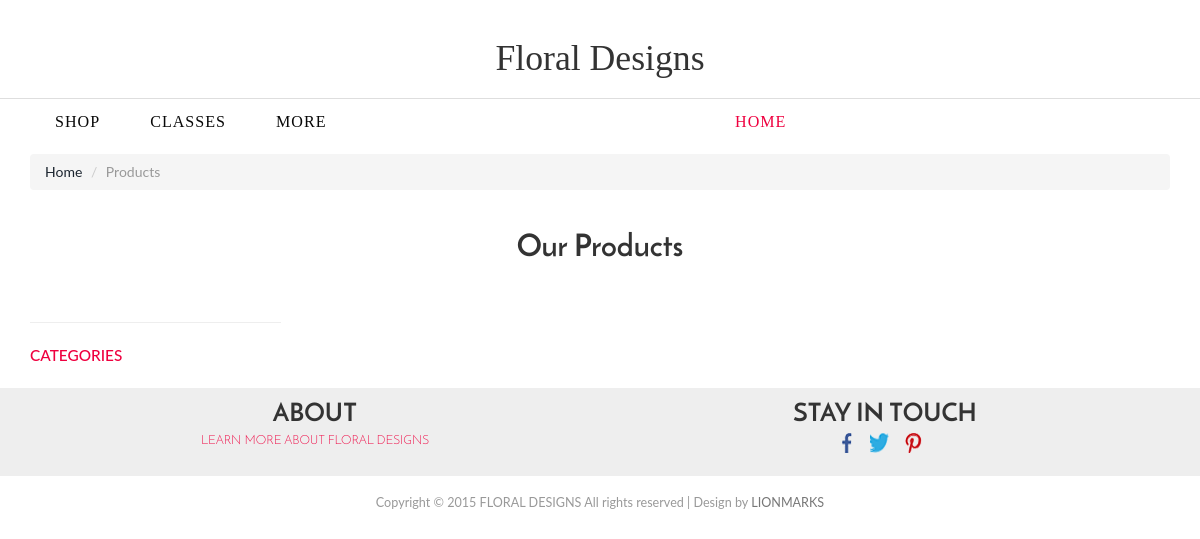
Before: /product.php with the older database file.
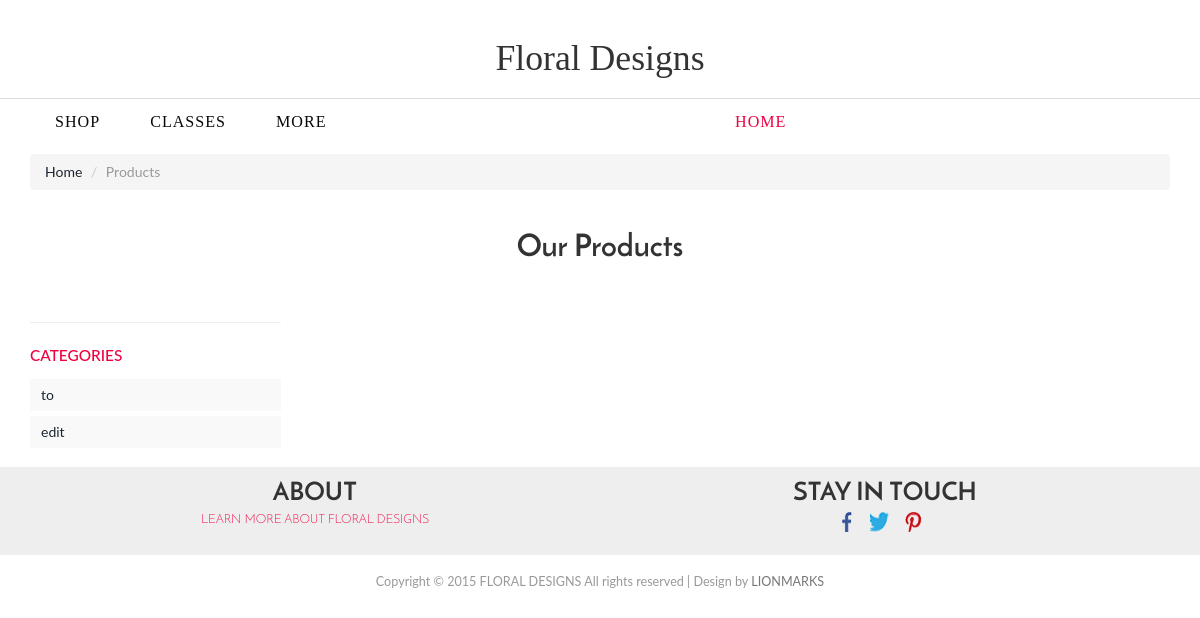
After: the same page with the newer database file.
### tables this page shows
CREATE TABLE `category` (
  `id` int(11) NOT NULL AUTO_INCREMENT,
  `category` varchar(70) NOT NULL,
  `created_date` date DEFAULT NULL,
  `updated_date` date DEFAULT NULL,
  PRIMARY KEY (`id`)
);

### left-menu.php (the view)
<div class="rsidebar span_1_of_left">
    <section  class="sky-form">
        <div class="product_right">
            <h4 class="m_2">Categories</h4>
            <?php
            include 'db.php';
            $sqlQuery = sprintf("SELECT * FROM category");
            $sqlResult = mysqli_query($link, $sqlQuery);
            if (mysqli_num_rows($sqlResult) > 0) {
                while ($rowCategory = mysqli_fetch_assoc($sqlResult)) {
                    ?>
                    <div class="tab1">
                        <ul class="place">
                            <li class="sort"><a href="product.php?category=<?php echo $rowCategory['id']; ?>"><?php echo $rowCategory['category']; ?></a></li>
                            <div class="clearfix"> </div>
                        </ul>
                    </div>
                    <?php
                }
            }
            ?>
        </div>
    </section>
</div>

Changed rows visible on the page:
added category: category "to"
added category: category "edit"
